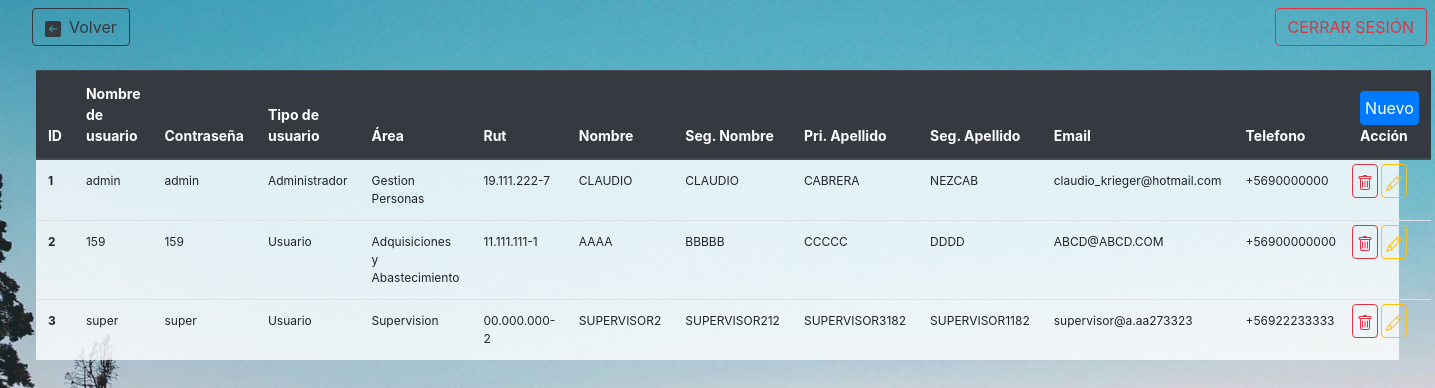
Page /config/CRUD_usuarios.php (signed in) on the committed database.
### tables this page shows
CREATE TABLE `usuarios` (
  `id` tinyint(4) NOT NULL,
  `nombre_de_usuario` varchar(30) NOT NULL,
  `contrasena` varchar(30) NOT NULL,
  `tipo_de_usuario` tinyint(4) NOT NULL,
  `area` int(11) NOT NULL,
  `rut` varchar(12) DEFAULT NULL,
  `nombre` varchar(20) NOT NULL,
  `seg_nombre` varchar(20) DEFAULT NULL,
  `pri_apellido` varchar(20) NOT NULL,
  `seg_apellido` varchar(20) NOT NULL,
  `email` varchar(50) NOT NULL,
  `telefono` varchar(12) DEFAULT NULL
);

CREATE TABLE `tipo_de_usuario` (
  `id` tinyint(4) NOT NULL,
  `nombre_tipo` varchar(15) NOT NULL
);

CREATE TABLE `areas` (
  `ID_AREA` int(11) NOT NULL,
  `NOMBRE_AREA` varchar(50) NOT NULL
);

### config/CRUD_usuarios.php (the view, shortened to what this page needs)
<?php
require 'configuracionPaginas.php';
$conexion = conecta();
if(isset($_SESSION['id'])  && isset($_SESSION['tipo']) && isset($_SESSION['area']) && $_SESSION['tipo'] == 1 ){
    $sql2 = "SELECT `id`, `nombre_tipo` FROM `tipo_de_usuario` ";
    $result2 = $conexion->query($sql2);
    if ($result2->num_rows > 0){
        $combobit="<option value='' selected disabled hidden>Seleccionar</option>";
        while ($row2 = $result2->fetch_array(MYSQLI_ASSOC)){
            $combobit .=" <option value='".$row2['id']."'>".$row2['nombre_tipo']."</option>";
        }
    }else{
        echo "No hubo resultados";
    }
    $sql3 = "SELECT `ID_AREA`, `NOMBRE_AREA` FROM `areas`";
    $result3 = $conexion->query($sql3);
    if ($result3->num_rows > 0){
        $combobit2="<option value='' selected disabled hidden>Seleccionar</option>";
        while ($row3 = $result3->fetch_array(MYSQLI_ASSOC)){
            $combobit2 .=" <option value='".$row3['ID_AREA']."'>".utf8_encode($row3['NOMBRE_AREA'])."</option>";
        }
    }else{
        echo "No hubo resultados";
    }
    echo '<div class="" style="background-color: rgba(255, 255, 255, 0.8); width:95%!important; margin:auto;">';
    echo '<table class="table table-hover"  >
  <thead style="font-size: 14px;" class="thead-dark">
    <tr>
      <th scope="col">ID</th>
      <th scope="col">Nombre de usuario</th>
      <th scope="col">Contraseña</th>
      <th scope="col">Tipo de usuario</th>
      <th scope="col">Área</th>
      <th scope="col">Rut</th>
      <th scope="col">Nombre</th>
      <th scope="col">Seg. Nombre</th>
      <th scope="col">Pri. Apellido</th>
      <th scope="col">Seg. Apellido</th>
      <th scope="col">Email</th>
      <th scope="col">Telefono</th>
      <th scope="col"><button type="button" class="btn btn-primary p-1 " data-toggle="modal" data-target="#modalAgrega">Nuevo</button><br>Acción</th>
                        <div class="form-group">
                            <select   name="txtTipo"  class="form-control" required id="txtTipo" >';echo $combobit; echo '    </select>
                        </div>
                        <div class="form-group">
                            <label for="txtArea">Área</label>
                            <select   name="txtArea"  class="form-control" required id="txtArea" >';echo $combobit2; echo '    </select>
                        </div>
<script>';
echo '
</script>
    </tr>
  </thead>
  <tbody class="" style="font-size: 12px;">';
    $sql="SELECT  usuarios.id as id, `nombre_de_usuario`, `contrasena`, nombre_tipo as tipo, NOMBRE_AREA as area, `rut`, `nombre`, `seg_nombre`, `pri_apellido`, `seg_apellido`, `email`, `telefono` FROM usuarios, areas, tipo_de_usuario WHERE areas.ID_AREA = usuarios.area AND tipo_de_usuario.id = usuarios.tipo_de_usuario";
    $result = $conexion -> query($sql);
    if($result->num_rows > 0){
        while($row = $result->fetch_array(MYSQLI_ASSOC)){
            echo '<tr>';
            echo '<th scope="row">'.$row['id'].'</th>';
            echo '<td>'.$row['nombre_de_usuario'].'</td>';
            echo '<td>'.$row['contrasena'].'</td>';
            echo '<td>'.$row['tipo'].'</td>';
            echo '<td>'.utf8_encode($row['area']).'</td>';
            echo '<td>'.$row['rut'].'</td>';
            echo '<td>'.$row['nombre'].'</td>';
            echo '<td>'.$row['seg_nombre'].'</td>';
            echo '<td>'.$row['pri_apellido'].'</td>';
            echo '<td>'.$row['seg_apellido'].'</td>';
            echo '<td>'.$row['email'].'</td>';
            echo '<td>'.$row['telefono'].'</td>';
            echo'<td class="p-1">
            <button type="button" class="btn btn-outline-danger p-1 elimina " id="'.$row['id'].'"     >
                <svg width="1em" height="1em" viewBox="0 0 16 16" class="bi bi-trash" fill="currentColor" xmlns="http://www.w3.org/2000/svg">
                    <path d="M5.5 5.5A.5.5 0 0 1 6 6v6a.5.5 0 0 1-1 0V6a.5.5 0 0 1 .5-.5zm2.5 0a.5.5 0 0 1 .5.5v6a.5.5 0 0 1-1 0V6a.5.5 0 0 1 .5-.5zm3 .5a.5.5 0 0 0-1 0v6a.5.5 0 0 0 1 0V6z"/>
                    <path fill-rule="evenodd" d="M14.5 3a1 1 0 0 1-1 1H13v9a2 2 0 0 1-2 2H5a2 2 0 0 1-2-2V4h-.5a1 1 0 0 1-1-1V2a1 1 0 0 1 1-1H6a1 1 0 0 1 1-1h2a1 1 0 0 1 1 1h3.5a1 1 0 0 1 1 1v1zM4.118 4L4 4.059V13a1 1 0 0 0 1 1h6a1 1 0 0 0 1-1V4.059L11.882 4H4.118zM2.5 3V2h11v1h-11z"/>
                  </svg>
            </button>
            <button type="button" class="btn btn-outline-warning p-1 edita " id="'.$row['id'].'">
                <svg width="1em" height="1em" viewBox="0 0 16 16" class="bi bi-pencil" fill="currentColor" xmlns="http://www.w3.org/2000/svg">
                <path fill-rule="evenodd" d="M12.146.146a.5.5 0 0 1 .708 0l3 3a.5.5 0 0 1 0 .708l-10 10a.5.5 0 0 1-.168.11l-5 2a.5.5 0 0 1-.65-.65l2-5a.5.5 0 0 1 .11-.168l10-10zM11.207 2.5L13.5 4.793 14.793 3.5 12.5 1.207 11.207 2.5zm1.586 3L10.5 3.207 4 9.707V10h.5a.5.5 0 0 1 .5.5v.5h.5a.5.5 0 0 1 .5.5v.5h.293l6.5-6.5zm-9.761 5.175l-.106.106-1.528 3.821 3.821-1.528.106-.106A.5.5 0 0 1 5 12.5V12h-.5a.5.5 0 0 1-.5-.5V11h-.5a.5.5 0 0 1-.468-.325z"/>
              </svg>
            </button>
            </TD>';
            echo '</tr>';
        }
    }
    echo '  </tbody>
</table>';
    echo '</div><script src="https://cdn.jsdelivr.net/npm/popper.js@1.16.1/dist/umd/popper.min.js"></script>
    <script src="https://stackpath.bootstrapcdn.com/bootstrap/4.5.2/js/bootstrap.min.js"></script>';
}else{
    error();
}

### css/main.css (style rules this page uses)
* { margin: 0; padding:0; }
body { //background-image: url("../img/fondo.jpg"); background: url("../img/fondo2.jpg") no-repeat center center fixed; -webkit-background-size: cover; -moz-background-size: cover; -o-background-size: cover; background-size: cover; }

### rows in the picture
usuarios: id "1", nombre_de_usuario "admin", contrasena "admin", tipo_de_usuario.nombre_tipo "Administrador", area.NOMBRE_AREA "Gestion Personas", rut "19.111.222-7", nombre "CLAUDIO", seg_nombre "CLAUDIO", pri_apellido "CABRERA", seg_apellido "NEZCAB", email "claudio_krieger@hotmail.com", telefono "+5690000000"
usuarios: id "2", nombre_de_usuario "159", contrasena "159", tipo_de_usuario.nombre_tipo "Usuario", area.NOMBRE_AREA "Adquisiciones y Abastecimiento", rut "11.111.111-1", nombre "AAAA", seg_nombre "BBBBB", pri_apellido "CCCCC", seg_apellido "DDDD", email "ABCD@ABCD.COM", telefono "+56900000000"
usuarios: id "3", nombre_de_usuario "super", contrasena "super", tipo_de_usuario.nombre_tipo "Usuario", area.NOMBRE_AREA "Supervision", rut "00.000.000-2", nombre "SUPERVISOR2", seg_nombre "SUPERVISOR212", pri_apellido "SUPERVISOR3182", seg_apellido "SUPERVISOR1182", email "supervisor@a.aa273323", telefono "+56922233333"
